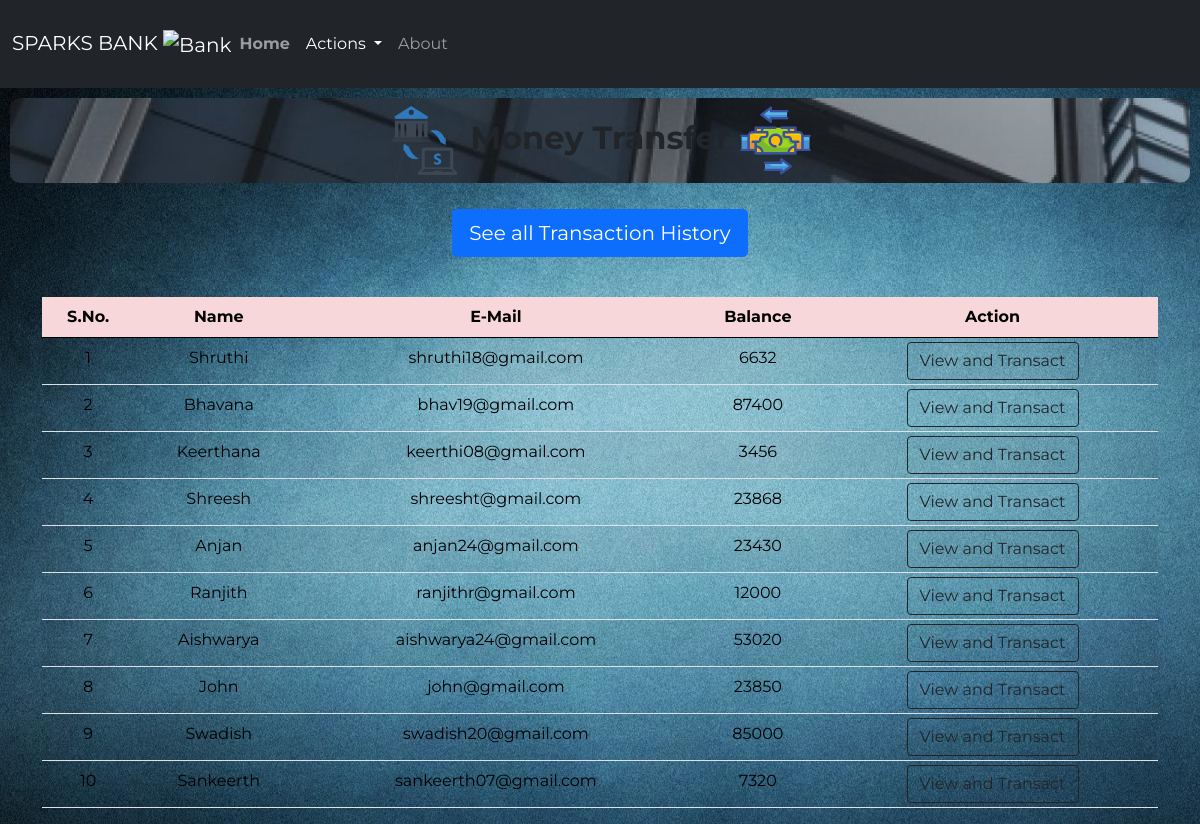
The page /money.php on the database its author committed.
### tables this page shows
CREATE TABLE `users` (
  `id` int(3) NOT NULL,
  `name` varchar(10) NOT NULL,
  `email` varchar(30) NOT NULL,
  `balance` int(8) NOT NULL
);

### money.php (the view, shortened to what this page needs)
<!doctype html>
<html lang="en">
<head>
    <link href="https://cdn.jsdelivr.net/npm/bootstrap@5.0.0-beta1/dist/css/bootstrap.min.css" rel="stylesheet">
    <link rel="stylesheet" href="css/style2.css">
<body class="money">
    <?php
    include 'connect.php';
    $sql = "SELECT * FROM users";
    $result = mysqli_query($conn, $sql);
    ?>
    <div>
    <nav class="navbar py-2 navbar-expand-lg navbar-dark bg-dark">
        <div class="container-fluid">
            <a class="navbar-brand" href="#">SPARKS BANK <img src="logos/logo1.jpg" alt="Bank" width="50" height="50"></a>
            <div class="collapse navbar-collapse" id="navbarSupportedContent">
                <ul class="navbar-nav me-auto mb-8 mb-lg-0">
                    <li class="nav-item py-3">
                        <a class="nav-link" aria-current="page" href="index.php"><strong>Home</strong></a>
                    </li>
                    <li class="nav-item dropdown py-3">
                        <a class="nav-link dropdown-toggle active" href="#" id="navbarDropdown" role="button" data-bs-toggle="dropdown" aria-expanded="false">
                            Actions
                        </a>
                    </li>
                    <li class="nav-item py-3">
                        <a class="nav-link" href="index.php">About</a>
                    </li>
                </ul>
            </div>
        </div>
    </nav>
    </div>
    <class class="welcome">
        <h2>
            <img src="logos/m1.webp" alt="Bank" width="75" height="75" style="font-weight: bold;"> <strong>Money
                Transfer</strong> <img src="logos/m2.webp" alt="Bank" width="75" height="75">
        </h2>
    </class>
    <div class="d-grip gap-2 col-6 mx-auto text-center p-3 mb-2">
        <a href="history.php"><button type="button" class="btn btn-primary btn-lg mb-3">See all Transaction History</button></a>
    </div>
    <div class="container">
        <div class="row text-center">
            <div class="col text-center">
                <div class="table-responsive-sm">
                    <table class="table table-hover table-striped table-sm">
                        <thead style="color : black;" class="table-danger">
                            <tr>
                                <th scope="col" class="text-center py-2">S.No.</th>
                                <th scope="col" class="text-center py-2">Name</th>
                                <th scope="col" class="text-center py-2">E-Mail</th>
                                <th scope="col" class="text-center py-2">Balance</th>
                                <th scope="col" class="text-center py-2">Action</th>
                            </tr>
                        </thead>
                        <tbody>
                            <?php
                            while ($rows = mysqli_fetch_assoc($result)) {
                            ?>
                                <tr style="color : black;">
                                    <td class="text-center py-2">
                                        <?php echo $rows['id'] ?>
                                    </td>
                                    <td class="text-center py-2">
                                        <?php echo $rows['name'] ?>
                                    </td>
                                    <td class="text-center py-2">
                                        <?php echo $rows['email'] ?>
                                    </td>
                                    <td class="text-center py-2">
                                        <?php echo $rows['balance'] ?>
                                    </td>
                                    <td><a href="users.php?id= <?php echo $rows['id']; ?>"> <button class="btn btn-outline-dark btn">View and Transact</button></a></td>
                                </tr>
                            <?php
                            }
                            ?>
                        </tbody>
                    </table>
                </div>
            </div>
        </div>
    </div>
</body>
</html>

### style2.css (style rules this page uses)
* { font-family: 'Montserrat', sans-serif; }
.welcome h2 { margin: 10px; padding: 5px; text-align: center; background-image: url('background/background 3.jpg'); border-radius: 10px; }

### money.php (style rules this page uses)
body { background-image: url('background/bg2.jpg'); }

### rows shown on the page
users: id "1", name "Shruthi", email "shruthi18@gmail.com", balance "6632"
users: id "2", name "Bhavana", email "bhav19@gmail.com", balance "87400"
users: id "3", name "Keerthana", email "keerthi08@gmail.com", balance "3456"
users: id "4", name "Shreesh", email "shreesht@gmail.com", balance "23868"
users: id "5", name "Anjan", email "anjan24@gmail.com", balance "23430"
users: id "6", name "Ranjith", email "ranjithr@gmail.com", balance "12000"
users: id "7", name "Aishwarya", email "aishwarya24@gmail.com", balance "53020"
users: id "8", name "John", email "john@gmail.com", balance "23850"
users: id "9", name "Swadish", email "swadish20@gmail.com", balance "85000"
users: id "10", name "Sankeerth", email "sankeerth07@gmail.com", balance "7320"
